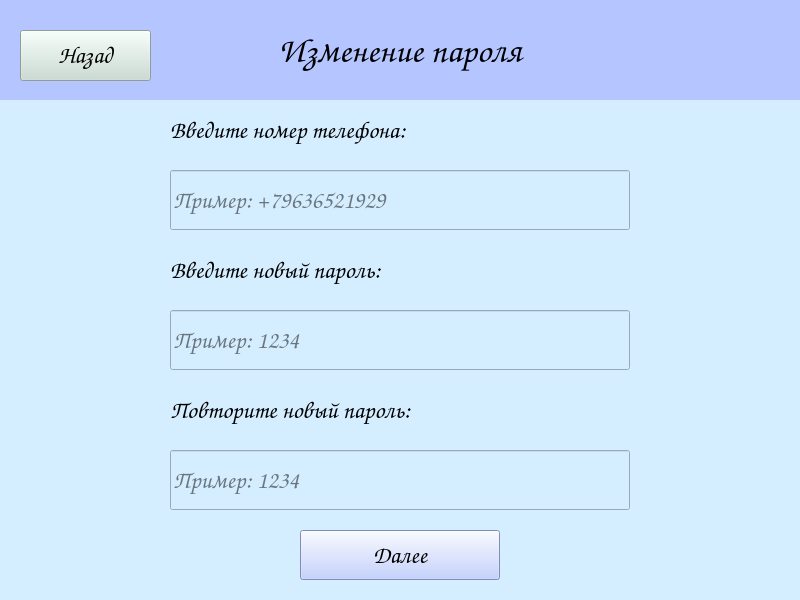
<?xml version="1.0" encoding="UTF-8"?>
<ui version="4.0">
 <class>ResetPasswordWindow</class>
 <widget class="QMainWindow" name="ResetPasswordWindow">
  <property name="windowModality">
   <enum>Qt::NonModal</enum>
  </property>
  <property name="geometry">
   <rect>
    <x>0</x>
    <y>0</y>
    <width>800</width>
    <height>600</height>
   </rect>
  </property>
  <property name="font">
   <font>
    <weight>50</weight>
    <bold>false</bold>
   </font>
  </property>
  <property name="windowTitle">
   <string>Experiment</string>
  </property>
  <property name="styleSheet">
   <string notr="true">background-color: rgb(212, 237, 255);</string>
  </property>
  <widget class="QWidget" name="centralwidget">
   <widget class="QLabel" name="label">
    <property name="geometry">
     <rect>
      <x>0</x>
      <y>0</y>
      <width>800</width>
      <height>100</height>
     </rect>
    </property>
    <property name="font">
     <font>
      <family>Comic Sans MS</family>
      <pointsize>26</pointsize>
      <weight>75</weight>
      <italic>false</italic>
      <bold>true</bold>
     </font>
    </property>
    <property name="layoutDirection">
     <enum>Qt::LeftToRight</enum>
    </property>
    <property name="autoFillBackground">
     <bool>false</bool>
    </property>
    <property name="styleSheet">
     <string notr="true">background-color: rgb(180, 197, 255);</string>
    </property>
    <property name="text">
     <string>Изменение пароля</string>
    </property>
    <property name="alignment">
     <set>Qt::AlignCenter</set>
    </property>
    <property name="wordWrap">
     <bool>false</bool>
    </property>
   </widget>
   <widget class="QLabel" name="phoneNumberLabel">
    <property name="geometry">
     <rect>
      <x>170</x>
      <y>100</y>
      <width>380</width>
      <height>60</height>
     </rect>
    </property>
    <property name="font">
     <font>
      <family>Comic Sans MS</family>
      <pointsize>18</pointsize>
      <weight>50</weight>
      <italic>false</italic>
      <bold>false</bold>
     </font>
    </property>
    <property name="layoutDirection">
     <enum>Qt::LeftToRight</enum>
    </property>
    <property name="autoFillBackground">
     <bool>false</bool>
    </property>
    <property name="styleSheet">
     <string notr="true"/>
    </property>
    <property name="text">
     <string>Введите номер телефона:</string>
    </property>
    <property name="alignment">
     <set>Qt::AlignLeading|Qt::AlignLeft|Qt::AlignVCenter</set>
    </property>
    <property name="wordWrap">
     <bool>false</bool>
    </property>
   </widget>
   <widget class="QLabel" name="passwordLabel">
    <property name="geometry">
     <rect>
      <x>170</x>
      <y>240</y>
      <width>380</width>
      <height>60</height>
     </rect>
    </property>
    <property name="font">
     <font>
      <family>Comic Sans MS</family>
      <pointsize>18</pointsize>
      <weight>50</weight>
      <italic>false</italic>
      <bold>false</bold>
     </font>
    </property>
    <property name="layoutDirection">
     <enum>Qt::LeftToRight</enum>
    </property>
    <property name="autoFillBackground">
     <bool>false</bool>
    </property>
    <property name="styleSheet">
     <string notr="true"/>
    </property>
    <property name="text">
     <string>Введите новый пароль:</string>
    </property>
    <property name="alignment">
     <set>Qt::AlignLeading|Qt::AlignLeft|Qt::AlignVCenter</set>
    </property>
    <property name="wordWrap">
     <bool>false</bool>
    </property>
   </widget>
   <widget class="QPushButton" name="inputButton">
    <property name="geometry">
     <rect>
      <x>300</x>
      <y>530</y>
      <width>200</width>
      <height>50</height>
     </rect>
    </property>
    <property name="font">
     <font>
      <family>Comic Sans MS</family>
      <pointsize>18</pointsize>
      <weight>75</weight>
      <bold>true</bold>
     </font>
    </property>
    <property name="styleSheet">
     <string notr="true">background-color: rgb(180, 197, 255);</string>
    </property>
    <property name="text">
     <string>Далее</string>
    </property>
    <property name="default">
     <bool>false</bool>
    </property>
    <property name="flat">
     <bool>false</bool>
    </property>
   </widget>
   <widget class="QLineEdit" name="passwordLineEdit">
    <property name="geometry">
     <rect>
      <x>170</x>
      <y>310</y>
      <width>460</width>
      <height>60</height>
     </rect>
    </property>
    <property name="font">
     <font>
      <family>Comic Sans MS</family>
      <pointsize>18</pointsize>
     </font>
    </property>
    <property name="cursor">
     <cursorShape>IBeamCursor</cursorShape>
    </property>
    <property name="tabletTracking">
     <bool>true</bool>
    </property>
    <property name="styleSheet">
     <string notr="true">border-color: rgb(0, 85, 0);</string>
    </property>
    <property name="echoMode">
     <enum>QLineEdit::Password</enum>
    </property>
    <property name="placeholderText">
     <string>Пример: 1234</string>
    </property>
   </widget>
   <widget class="QLineEdit" name="phoneNumberLineEdit">
    <property name="geometry">
     <rect>
      <x>170</x>
      <y>170</y>
      <width>460</width>
      <height>60</height>
     </rect>
    </property>
    <property name="font">
     <font>
      <family>Comic Sans MS</family>
      <pointsize>18</pointsize>
     </font>
    </property>
    <property name="cursor">
     <cursorShape>IBeamCursor</cursorShape>
    </property>
    <property name="tabletTracking">
     <bool>true</bool>
    </property>
    <property name="styleSheet">
     <string notr="true">border-color: rgb(0, 85, 0);</string>
    </property>
    <property name="echoMode">
     <enum>QLineEdit::Normal</enum>
    </property>
    <property name="placeholderText">
     <string>Пример: +79636521929</string>
    </property>
   </widget>
   <widget class="QLabel" name="passwordLabelTwo">
    <property name="geometry">
     <rect>
      <x>170</x>
      <y>380</y>
      <width>380</width>
      <height>60</height>
     </rect>
    </property>
    <property name="font">
     <font>
      <family>Comic Sans MS</family>
      <pointsize>18</pointsize>
      <weight>50</weight>
      <italic>false</italic>
      <bold>false</bold>
     </font>
    </property>
    <property name="layoutDirection">
     <enum>Qt::LeftToRight</enum>
    </property>
    <property name="autoFillBackground">
     <bool>false</bool>
    </property>
    <property name="styleSheet">
     <string notr="true"/>
    </property>
    <property name="text">
     <string>Повторите новый пароль:</string>
    </property>
    <property name="alignment">
     <set>Qt::AlignLeading|Qt::AlignLeft|Qt::AlignVCenter</set>
    </property>
    <property name="wordWrap">
     <bool>false</bool>
    </property>
   </widget>
   <widget class="QLineEdit" name="passwordLineEditTwo">
    <property name="geometry">
     <rect>
      <x>170</x>
      <y>450</y>
      <width>460</width>
      <height>60</height>
     </rect>
    </property>
    <property name="font">
     <font>
      <family>Comic Sans MS</family>
      <pointsize>18</pointsize>
     </font>
    </property>
    <property name="cursor">
     <cursorShape>IBeamCursor</cursorShape>
    </property>
    <property name="tabletTracking">
     <bool>true</bool>
    </property>
    <property name="styleSheet">
     <string notr="true">border-color: rgb(0, 85, 0);</string>
    </property>
    <property name="echoMode">
     <enum>QLineEdit::Password</enum>
    </property>
    <property name="placeholderText">
     <string>Пример: 1234</string>
    </property>
   </widget>
   <widget class="QPushButton" name="backButton">
    <property name="geometry">
     <rect>
      <x>20</x>
      <y>30</y>
      <width>131</width>
      <height>51</height>
     </rect>
    </property>
    <property name="font">
     <font>
      <family>Comic Sans MS</family>
      <pointsize>18</pointsize>
      <weight>75</weight>
      <bold>true</bold>
     </font>
    </property>
    <property name="styleSheet">
     <string notr="true">background-color: rgb(200, 220, 210);</string>
    </property>
    <property name="text">
     <string>Назад</string>
    </property>
    <property name="default">
     <bool>false</bool>
    </property>
    <property name="flat">
     <bool>false</bool>
    </property>
   </widget>
  </widget>
 </widget>
 <resources/>
 <connections/>
</ui>
